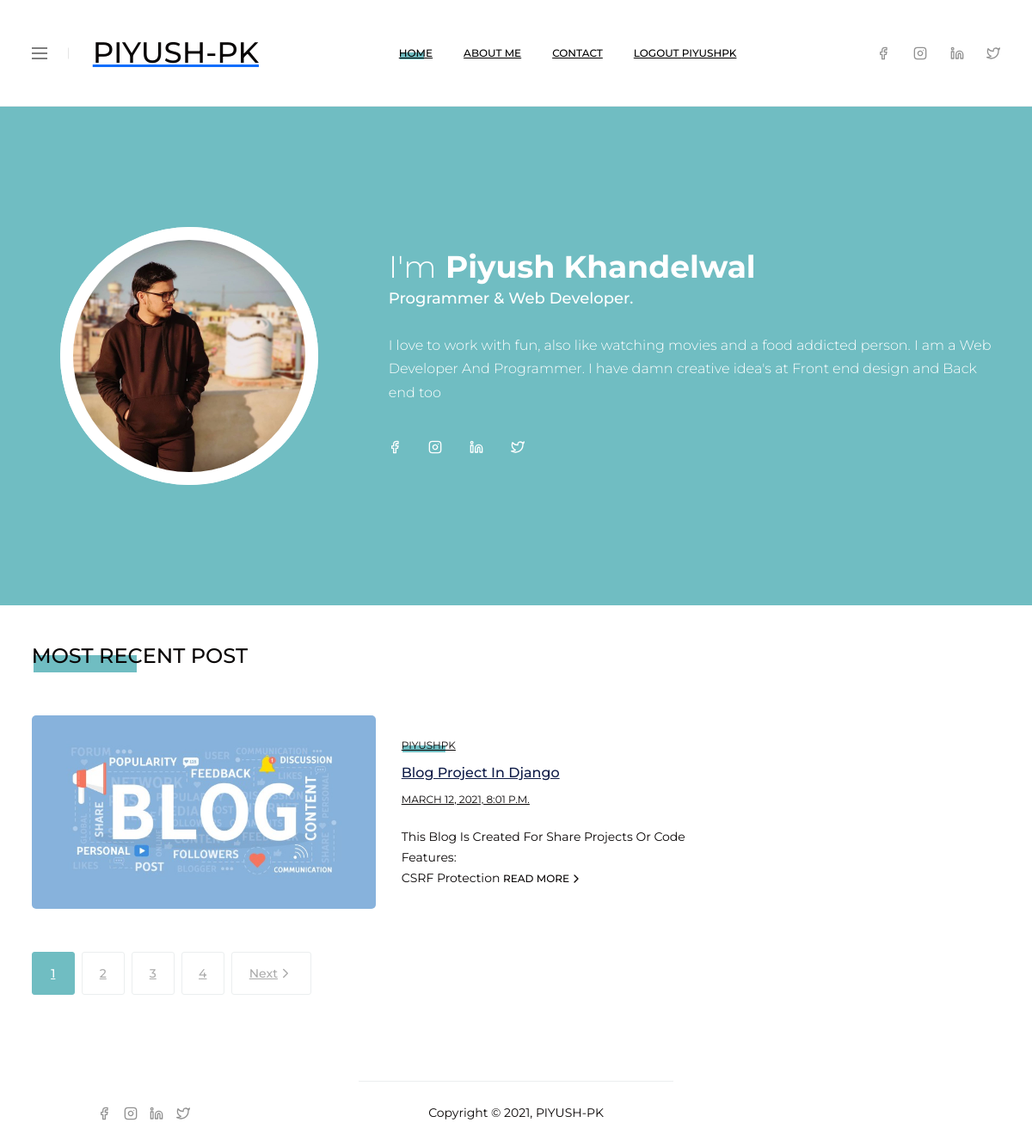
The app's page / (signed in) with its own data.
### blog/models.py (models this page shows)
class Post(models.Model):
    title = models.CharField(max_length=250)
    thumb = models.ImageField(upload_to="static/uploads/thumbnails/")
    image = models.ImageField(upload_to="static/uploads/images/")
    desc = HTMLField()
    slug = models.SlugField()
    author = models.ForeignKey(User, on_delete=models.CASCADE)
    time = models.DateTimeField(auto_now_add=True)

### blog/views.py (the view)
# urls.py: path('', home, name = "home"),
def home(request):
    posts = Post.objects.all()
    return render(request, 'index.html', {'posts':posts})

### templates/index.html (shortened to what this page needs)
{% extends "base.html" %}
{% block post_area %}
{% for post in posts %}
  <article class="blog blog--six mb--50">
    <div class="blog__inner">
        <div class="blog__media">
            <figure class="blog__thumb">
                <img src="{{post.thumb}}" alt="Blog">
                <a href="/{{post.slug}}" class="overlay-link">Jai Ho</a>
            </figure>
        </div>
        <div class="blog__content">
            <a href="archive" class="blog__category">{{post.author}}</a>
            <h3 class="blog__title">
                <a href="/{{post.slug}}">{{post.title}}</a>
            </h3>
            <div class="blog__meta">
                <div class="blog__meta-item">
                    <a class="blog__date" href="archive">{{post.time}}</a>
                </div>
            </div>
            <p class="blog__excerpt">{{ post.desc|slice:":100" | safe}}</p>
            <a class="blog__btn" href="/{{post.slug}}"><span>Read More <i data-feather="chevron-right"></i></span></a>
        </div>
    </div>
</article>
{% endfor %}
{% endblock post_area %}

### templates/base.html (shortened to what this page needs)
<!doctype html>
<html class="no-js" lang="zxx">
<head>
	<link rel="stylesheet" href="static/assets/css/plugins.css">
	<link href="https://cdn.jsdelivr.net/npm/bootstrap@5.0.0-beta2/dist/css/bootstrap.min.css" rel="stylesheet"
>
	<link rel="stylesheet" href="static/assets/fonts/fonts.css">
	<link rel="stylesheet" href="static/assets/css/main.css">
</head>
<body class="template-color-2">
	<div class="wrapper">
		<header class="header">
			<div class="container">
				<div class="header__main">
					<div class="header__col header__col--left">
						<div class="header__element header__element--author-btn">
							<button class="hamburger js-toolbar-btn" data-target="#author-offcanvas" type="button"
								aria-label="click here to open author offcanvas">
								<span></span>
							</button>
						</div>
						<div class="header__element header__element--logo">
							<div class="logo">
								<a href="/" class="d-block">
									<h1>PIYUSH-PK</h1>
								</a>
							</div>
						</div>
					</div>
					<div class="header__col header__col--center">
						<nav class="header__element d-none d-lg-block">
							<ul class="mainmenu">
								<li class="mainmenu__item">
									<a href="/" class="mainmenu__link active">
										Home
									</a>
								</li>
								<li class="mainmenu__item">
									<a href="about-me" class="mainmenu__link">
										About Me
									</a>
								</li>
								<li class="mainmenu__item">
									<a href="contact" class="mainmenu__link">
										Contact
									</a>
								</li>
								{% if request.user.is_authenticated %}
								<li class="mainmenu__item">
									<a href="/logoutHandle" class="mainmenu__link">
										Logout {{request.user}}
									</a>
								</li>
								{% else %}
								<li class="mainmenu__item">
									<a href="/login" class="mainmenu__link">
										Login/Signup
									</a>
								</li>
								{% endif %}
							</ul>
						</nav>
					</div>
					<div class="header__col header__col--right">
						<div class="header__element d-none d-lg-block">
							<div class="social social--space-23">
								<a href="https://facebook.com/mrpiyushpk" target="_blank" rel="noopener noreferrer"
									class="social__link" aria-label="Facebook account link">
									<i data-feather="facebook"></i>
								</a>
								<a href="https://instagram.com/mr_piyushpk" target="_blank" rel="noopener noreferrer"
									class="social__link" aria-label="Facebook account link">
									<i data-feather="instagram"></i>
								</a>
								<a href="https://linkedin.com/in/piyushpk" target="_blank" rel="noopener noreferrer"
									class="social__link" aria-label="Facebook account link">
									<i data-feather="linkedin"></i>
								</a>
								<a href="https://twitter.com/mr_piyushpk" target="_blank" rel="noopener noreferrer"
									class="social__link" aria-label="Facebook account link">
									<i data-feather="twitter"></i>
								</a>
							</div>
						</div>
					</div>
				</div>
			</div>
		</header>
		<div class="main-content-wrapper">
			<section class="author-area">
				<div class="container">
					<div class="row align-items-center">
						<div class="col-lg-4">
							<figure class="author__img">
								<img src="static/assets/img/others/author-1.jpg" alt="Author">
							</figure>
						</div>
						<div class="col-lg-8">
							<div class="author__info">
								<h1 class="author__title"><span>I'm</span> Piyush Khandelwal</h1>
								<h5 class="author__tagline">Programmer & Web Developer.</h5>
								<p class="author__bio">I love to work with fun, also like watching movies and a food
									addicted person. I am a Web Developer And Programmer. I have damn
									creative idea's at Front end design and Back end too</p>
								<div class="social social--white layout-2 ml--10n">
									<a href="https://facebook.com/mrpiyushpk" target="_blank" rel="noopener noreferrer"
										class="social__link" aria-label="Facebook account link">
										<i data-feather="facebook"></i>
									</a>
									<a href="https://instagram.com/mr_piyushpk" target="_blank" rel="noopener noreferrer"
										class="social__link" aria-label="Facebook account link">
										<i data-feather="instagram"></i>
									</a>
									<a href="https://www.linkedin.com/in/piyushpk/" target="_blank" rel="noopener noreferrer"
										class="social__link" aria-label="Facebook account link">
										<i data-feather="linkedin"></i>
									</a>
									<a href="https://twitter.com/mr_piyushpk" target="_blank" rel="noopener noreferrer"
										class="social__link" aria-label="Facebook account link">
										<i data-feather="twitter"></i>
									</a>
								</div>
							</div>
						</div>
					</div>
				</div>
			</section>
			<main class="main-area home-three">
				<div class="container">
					<div class="row mb--46">
						<div class="col-12">
							<div class="section-title">
								<h2 class="section-title__main">MOST RECENT POST</h2>
							</div>
						</div>
					</div>
					<div class="row">
						<div class="col-12">
							{% block post_area %}
							{% endblock post_area %}
						</div>
					</div>
					<div class="row">
						<div class="col-12">
							<nav class="pagination-wrap">
								<ul class="pagination">
									<li class="pagination__item">
										<a class="pagination__link active" href="/">
											<span>1</span>
										</a>
									</li>
									<li class="pagination__item">
										<a class="pagination__link" href="/">
											<span>2</span>
										</a>
									</li>
									<li class="pagination__item">
										<a class="pagination__link" href="/">
											<span>3</span>
										</a>
									</li>
									<li class="pagination__item">
										<a class="pagination__link" href="/">
											<span>4</span>
										</a>
									</li>
									<li class="pagination__item">
										<a class="pagination__link pagination__link--next" href="/">
											<span>next</span>
											<i data-feather="chevron-right"></i>
										</a>
									</li>
								</ul>
							</nav>
						</div>
					</div>
				</div>
			</main>
		</div>
		<footer class="footer">
			<div class="container text-center">
				<div class="footer-bottom">
					<div class="row align-items-end">
						<div class="col-md-3">
							<div class="footer-widget social-widget">
								<div class="social social--footer">
									<a href="https://facebook.com/mrpiyushpk" target="_blank" rel="noopener noreferrer"
										class="social__link" aria-label="Facebook account link">
										<i data-feather="facebook"></i>
									</a>
									<a href="https://instagram.com/mr_piyushpk" target="_blank" rel="noopener noreferrer"
										class="social__link" aria-label="Facebook account link">
										<i data-feather="instagram"></i>
									</a>
									<a href="https://linkedin.com/in/piyushpk" target="_blank" rel="noopener noreferrer"
										class="social__link" aria-label="Facebook account link">
										<i data-feather="linkedin"></i>
									</a>
									<a href="https://twitter.com/mr_piyushpk" target="_blank" rel="noopener noreferrer"
										class="social__link" aria-label="Facebook account link">
										<i data-feather="twitter"></i>
									</a>
								</div>
							</div>
						</div>
						<div class="col-md-4 offset-md-1">
							<div class="footer-widget">
								<p class="copyright-text">Copyright &copy; 2021, PIYUSH-PK</p>
							</div>
						</div>
					</div>
				</div>
			</div>
		</footer>
	</div>
</body>
</html>

### records on screen
Post: thumb (picture), author "PIYUSHPK", title "Blog Project In Django", time "MARCH 12, 2021, 8:01 P.M.", desc "This Blog Is Created For Share Projects Or Code Features: CSRF Protection"

### other values on screen
{{ request.user }} "PIYUSHPK"
